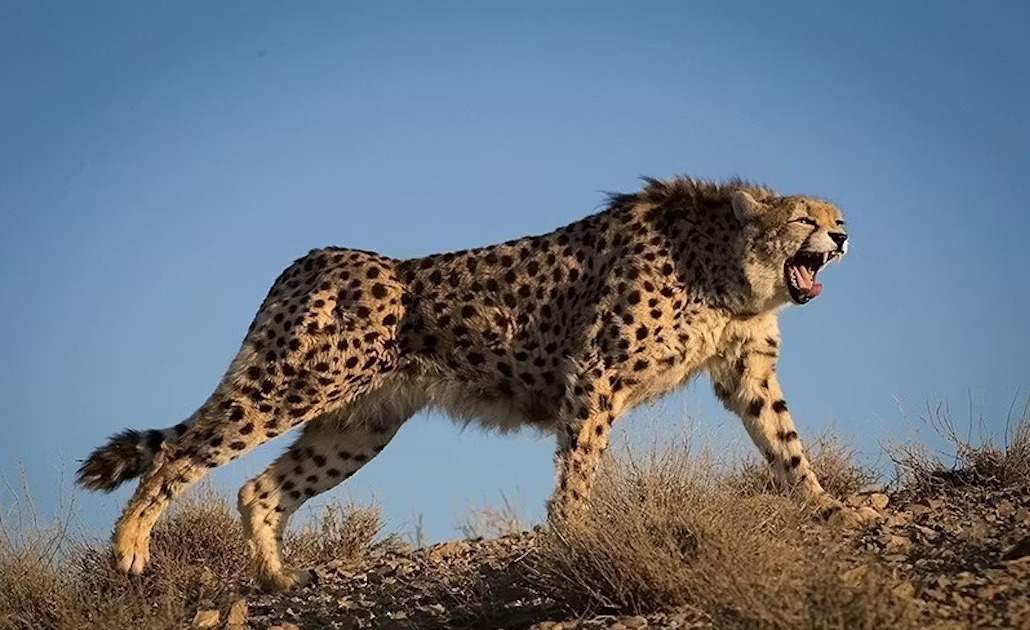
#> input picture hw9/cheetah.jpg, 1030 x 630 px, found by its file name
$ jupyter execute 11_Seminar_Kernel_Filters.ipynb
#> lines starting #> are read from the running program, lines starting #| are printed output that depends on the picture; after the words box and inside, x2 and y2 are one past the last pixel; in counts of white or black regions, pixels touching at a corner belong together
### hw9/convolve_images_11.py
"""
A comprehensive tutorial towards 2D convolution and image filtering
(The first step to understand Convolutional Neural Networks (CNNs)).
"""
import os
import cv2
import numpy as np

IMAGES_PATH = 'images_conv'

def load_image(image_path):
    """
    Load the image using opencv
    :param image_path: <String> Path of input_image
    :return a numpy array of size [image_height, image_width]
    """
    # Create the Image directory to save any plots
    if not os.path.exists(IMAGES_PATH):
        os.makedirs(IMAGES_PATH)
    coloured_image = cv2.imread(image_path)
#> coloured_image is the input picture: shape (630, 1030, 3); mean B, G, R 128.1, 116.4, 106
    grey_image = cv2.cvtColor(coloured_image, cv2.COLOR_BGR2GRAY)
    print('image matrix size: ', grey_image.shape)
#| image matrix size:  (630, 1030)
    print('\n First 5 columns and rows of the image matrix: \n', grey_image[:5, :5])
#|  First 5 columns and rows of the image matrix:
#|  [[101 101 101 101 101]
#|  [101 101 101 101 101]
#|  [101 101 101 101 101]
#|  [101 101 101 101 101]
#|  [101 101 101 101 101]]
    # cv2.imwrite('TopLeft5x5.jpg', grey_image[:5, :5])
    return grey_image


def convolve2d(image, kernel):
    """
    This function which takes an image and a kernel and returns the convolution of them.

    :param image: a numpy array of size [image_height, image_width].
    :param kernel: a numpy array of size [kernel_height, kernel_width].
    :return: a numpy array of size [image_height, image_width] (convolution output).
    """
    # Flip the kernel
    kernel = np.flipud(np.fliplr(kernel))
    # convolution output
    output = np.zeros_like(image)

    # Add zero padding to the input image
    image_padded = np.zeros((image.shape[0] + 2, image.shape[1] + 2))
    image_padded[1:-1, 1:-1] = image
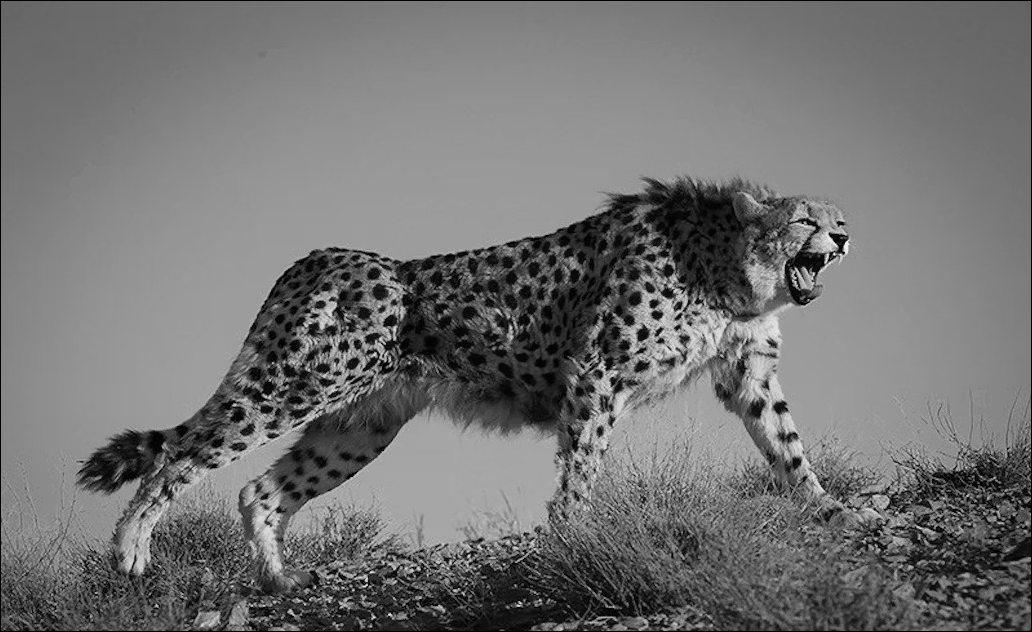
#> image_padded: shape (632, 1032) float64; min 0, max 241, mean 114

    # Loop over every pixel of the image
    for x in range(image.shape[1]):
        for y in range(image.shape[0]):
            # element-wise multiplication of the kernel and the image
            output[y, x] = (kernel * image_padded[y: y+3, x: x+3]).sum()
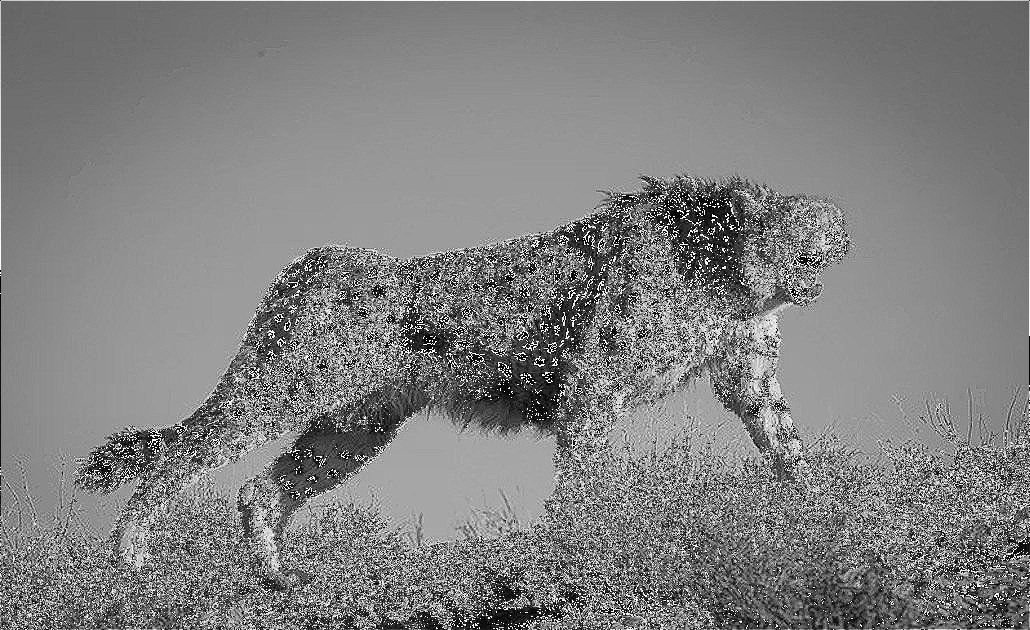
#> output: shape (630, 1030); min 0, max 255, mean 127.6

    return output

### hw9/11_Seminar_Kernel_Filters.ipynb
[cell 1]
from google.colab import drive
drive.mount('/content/drive/')

[cell 2]
import sys
sys.path.append('/content/drive/MyDrive/NLP/CNN')

## Black and White

[cell 3]
from convolve_images_11 import *

[cell 4]
input_image = load_image('/content/drive/MyDrive/NLP/CNN/cheetah.jpg')

# kernel to be used to get sharpened image
KERNEL = np.array([[0, -1, 0], [-1, 5, -1], [0, -1, 0]])
image_sharpen = convolve2d(input_image, kernel=KERNEL)
cv2.imwrite('/content/drive/MyDrive/NLP/CNN/' + IMAGES_PATH + '/sharpened_cheetah.jpg', image_sharpen)
#> Out = True

[cell 5]
image_sharpen

[cell 6]
import matplotlib.pyplot as plt

[cell 7]
def save_and_show(input_image, KERNEL):
    if input_image is None:
        print("Ошибка загрузки изображения!")
    else:
        # Kernel для повышения резкости
        if KERNEL is None:
          KERNEL = np.array([[0, -1, 0], [-1, 5, -1], [0, -1, 0]])
        image_sharpen = convolve2d(input_image, KERNEL)
#> in convolve2d (call 2), `kernel = np.flipud(np.fliplr(kernel))`: kernel = [[-1, -1, -1], [-1, 4, -1], [-1, -1, -1]]
#> after the loop in convolve2d (call 2), `for x in range(image.shape[1]):`:
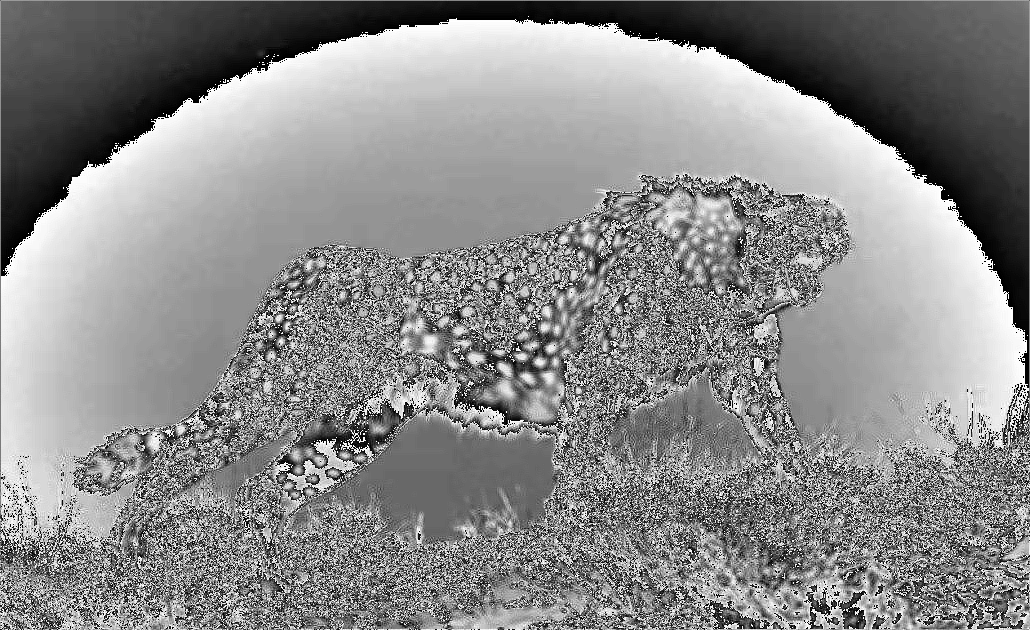
#> output: shape (630, 1030); min 0, max 255, mean 138.1
        image_sharpen = np.clip(image_sharpen, 0, 255).astype(np.uint8)

        # Отображение изображений
        fig, axes = plt.subplots(1, 2, figsize=(12, 6))

        axes[0].imshow(input_image, cmap='gray')
        axes[0].set_title('Original Image')
        axes[0].axis('off')

        axes[1].imshow(image_sharpen, cmap='gray')
        axes[1].set_title('Sharpened Image')
        axes[1].axis('off')

        plt.tight_layout()
        plt.show()

        # Сохранение
        cv2.imwrite('/content/drive/MyDrive/NLP/CNN/images_conv/sharpened_cheetah.jpg', image_sharpen)
        print("Изображение сохранено!")

[cell 8]
save_and_show(input_image, KERNEL = np.array([[-1, -1, -1], [-1, 4, -1], [-1, -1, -1]]))

[cell 9]
import cv2

class BlacknWhite(object):
    """BlacknWhite Filter
        A class that applies BlacknWhite filter to an image.
        The class uses downsampling, bilateral filter and upsampling to create
        a BlacknWhite filter.
    """
    def __init__(self):
        pass
    def resize(self,image, window_height = 500):
#> called with window_height = 500
        aspect_ratio = float(image.shape[1])/float(image.shape[0])
#> aspect_ratio = 1.63
        window_width = window_height/aspect_ratio
#> window_width = 305.8
        image = cv2.resize(image, (int(window_height),int(window_width)))
        return image

    def render(self, img_rgb):
        img_rgb = cv2.imread(img_rgb)
        img_rgb = self.resize(img_rgb,500)
        numDownSamples = 2       # number of downscaling steps
        numBilateralFilters = 50  # number of bilateral filtering steps
        # -- STEP 1 --
        # downsample image using Gaussian pyramid
        img_color = img_rgb
        for _ in range(numDownSamples):
            img_color = cv2.pyrDown(img_color)
        #cv2.imshow("downcolor",img_color)
        #cv2.waitKey(0)
        # repeatedly apply small bilateral filter instead of applying
        # one large filter
        for _ in range(numBilateralFilters):
            img_color = cv2.bilateralFilter(img_color, 9, 9, 7)
        #cv2.imshow("bilateral filter",img_color)
        #cv2.waitKey(0)
        # upsample image to original size
        for _ in range(numDownSamples):
            img_color = cv2.pyrUp(img_color)
#> this loop made 2 passes
#> pass 1, in render, `img_color = cv2.pyrUp(img_color)`:
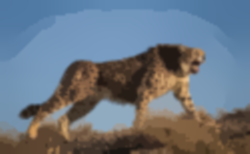
#> img_color: shape (154, 250, 3); mean of channels 0, 1, 2 127.8, 116.2, 105.8; drawn as B, G, R
        #cv2.imshow("upscaling",img_color)
        #cv2.waitKey(0)
        # -- STEPS 2 and 3 --
        # convert to grayscale and apply median blur
        img_gray = cv2.cvtColor(img_rgb, cv2.COLOR_RGB2GRAY)
#> img_gray: shape (305, 500)
        return img_gray
    def start(self, img_path, image, new_image):
        tmp_canvas =BlacknWhite() #make a temporary object
        file_name = img_path #File_name will come here
        res = tmp_canvas.render(image)
        cv2.imwrite(f"{new_image}", res)
        # [4 lines of commented-out code are left out]
        return 0

[cell 10]
from google.colab.patches import cv2_imshow

[cell 11]
img_rgb = cv2.imread('/content/drive/MyDrive/NLP/CNN/cheetah.jpg')
img_gray = cv2.cvtColor(img_rgb, cv2.COLOR_RGB2GRAY)
cv2_imshow(img_gray)

[cell 12]
filter_img = BlacknWhite()

[cell 13]
import os
img_path = '/content/drive/MyDrive/NLP/CNN/cheetah.jpg' #os.getcwd()

[cell 14]
img_path

[cell 15]
filter_img.start(img_path = img_path, image = '/content/drive/MyDrive/NLP/CNN/cheetah.jpg' , new_image = '/content/drive/MyDrive/NLP/CNN/images_conv/cheetah_bw.jpg')

[cell 16]
img_rgb[0][0].shape
#> Out = (3,)

[cell 17]
img_rgb = cv2.imread('/content/drive/MyDrive/NLP/CNN/cheetah.jpg')
#img_rgb[0].shape
#img_rgb = img_rgb.resize(img_rgb,500)
img_gray = cv2.cvtColor(img_rgb, cv2.COLOR_RGB2GRAY)

[cell 18]
cv2_imshow(img_gray)

## SHARPENING

[cell 19]
import cv2
import numpy as np

class sharpening:
    """sharpening filter ---
        This class will apply sharpening filter to an image
        by applying a defined kernel values to the image.
    """
    def __init__(self):
        pass

    def resize(self,image,window_height = 500):
#> called with window_height = 500
        aspect_ratio = float(image.shape[1])/float(image.shape[0])
#> aspect_ratio = 1.63
        window_width = window_height/aspect_ratio
#> window_width = 305.8
        image = cv2.resize(image, (int(window_height),int(window_width)))
        return image

    def sharp(self,image):
        # Use a standard sharpening kernel
        kernel = np.array([[0, -1, 0], [-1, 5, -1], [0, -1, 0]])
        # The commented out kernels or overwritten ones were either for edge detection or non-standard sharpening.

        # applying the sharpening kernel to the input image & displaying it.
        sharpened = cv2.filter2D(image, -1, kernel)
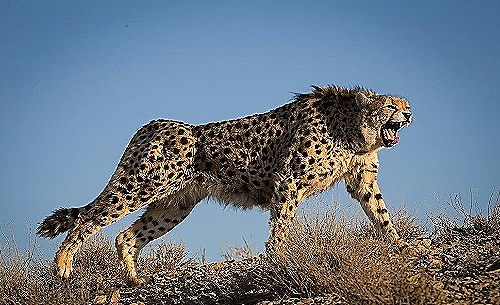
#> sharpened: shape (305, 500, 3); mean of channels 0, 1, 2 134.4, 120.9, 107.6; drawn as B, G, R
        # Noise reduction
        sharpened = cv2.bilateralFilter(sharpened, 9, 75, 75)
        return sharpened

    def start(self, img_path, new_image):
        # Create an image object
        image = cv2.imread(img_path)
        image = self.resize(image, 500)
        # No need to create a new instance if 'start' is called on an existing object
        res = self.sharp(image)
        cv2.imwrite(new_image, res)
        # cv2.imshow('original',image) # cv2.imshow is usually problematic in Colab
        # cv2.imshow('sharp',res)

        print(f'Image saved as {new_image}')
        # cv2.waitKey(0)
        # cv2.destroyAllWindows()

[cell 20]
filter_sharp = sharpening()

[cell 21]
filter_sharp.start(img_path = '/content/drive/MyDrive/NLP/CNN/cheetah.jpg', new_image = '/content/drive/MyDrive/NLP/CNN/images_conv/cheetah_sharp.jpg')

## CARTOONIZER

[cell 22]
class Cartoonizer(object):
    """Cartoonizer effect
        A class that applies a cartoon effect to an image.
        The class uses a bilateral filter and adaptive thresholding to create
        a cartoon effect.
    """
    def __init__(self):
        pass

    def resize(self,image,window_height = 500):
#> called with window_height = 500
        aspect_ratio = float(image.shape[1])/float(image.shape[0])
#> aspect_ratio = 1.63
        window_width = window_height/aspect_ratio
#> window_width = 305.8
        image = cv2.resize(image, (int(window_height),int(window_width)))
        return image
    def render(self, img_rgb):
        img_rgb = cv2.imread(img_rgb)
        img_rgb = self.resize(img_rgb, 500)
        numDownSamples = 2       # number of downscaling steps
        numBilateralFilters = 50  # number of bilateral filtering steps
        # -- STEP 1 --
        # downsample image using Gaussian pyramid
        img_color = img_rgb
        for _ in range(numDownSamples):
            img_color = cv2.pyrDown(img_color)
        #cv2.imshow("downcolor",img_color)
        #cv2.waitKey(0)
        # repeatedly apply small bilateral filter instead of applying
        # one large filter
        for _ in range(numBilateralFilters):
            img_color = cv2.bilateralFilter(img_color, 9, 9, 7)
        #cv2.imshow("bilateral filter",img_color)
        #cv2.waitKey(0)
        # upsample image to original size
        for _ in range(numDownSamples):
            img_color = cv2.pyrUp(img_color)
        #cv2.imshow("upscaling",img_color)
        #cv2.waitKey(0)
        # -- STEPS 2 and 3 --
        # convert to grayscale and apply median blur
        img_gray = cv2.cvtColor(img_rgb, cv2.COLOR_RGB2GRAY)
        img_blur = cv2.medianBlur(img_gray, 3)
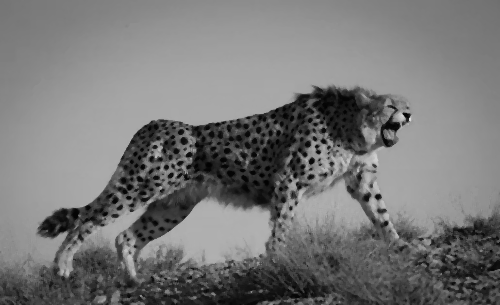
#> img_blur: shape (305, 500); min 1, max 217, mean 118.7
        #cv2.imshow("grayscale+median blur",img_color)
        #cv2.waitKey(0)
        # -- STEP 4 --
        # detect and enhance edges
        img_edge = cv2.adaptiveThreshold(img_blur, 255,
                                         cv2.ADAPTIVE_THRESH_MEAN_C,
                                         cv2.THRESH_BINARY,9, 2)
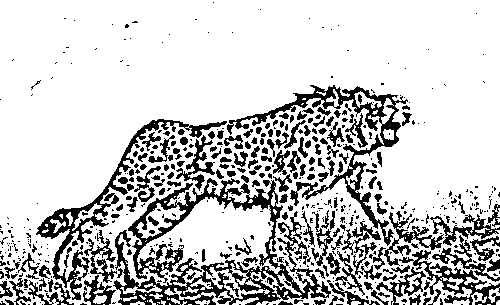
#> img_edge: shape (305, 500); 79.1% white; 557 black regions (375 under 20 px), largest, box (x1, y1, x2, y2) and area: (113, 178, 331, 305) 7869, (227, 85, 408, 246) 3534, (36, 119, 227, 300) 2967
        #cv2.imshow("edge",img_edge)
        #cv2.waitKey(0)
        # -- STEP 5 --
        # convert back to color so that it can be bit-ANDed with color image
        (x,y,z) = img_color.shape
#> x = 308; y = 500; z = 3
        img_edge = cv2.resize(img_edge,(y,x))
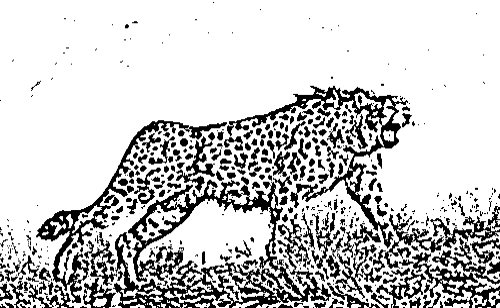
#> img_edge: shape (308, 500); min 0, max 255, mean 201.6
        img_edge = cv2.cvtColor(img_edge, cv2.COLOR_GRAY2RGB)
#> img_edge: shape (308, 500, 3)
        # [5 lines of commented-out code are left out]
        return cv2.bitwise_and(img_color, img_edge)
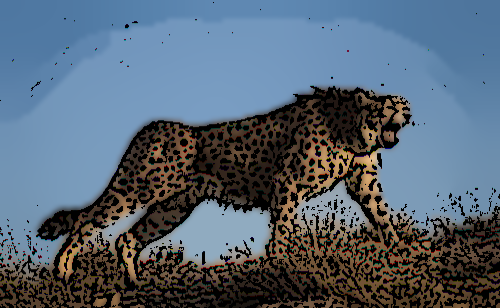
#> returned value: shape (308, 500, 3); mean of channels 0, 1, 2 114.4, 99.7, 85.4; drawn as B, G, R
    def start(self, img_path, image, new_image):
        # make a temporary object
        # tmp_canvas = Cartoonizer() # Removed redundant instance creation
        # file_name = img_path # Removed unused variable
        res = self.render(image)
        cv2.imwrite(new_image, res)
        # cv2.imshow("Cartoon version", res)
        # cv2.waitKey(0)
        # cv2.destroyAllWindows()
        print(f"Image saved as '{new_image}'")

[cell 23]
cartoon_filter = Cartoonizer()

[cell 24]
cartoon_filter.start(img_path = img_path, image = '/content/drive/MyDrive/NLP/CNN/cheetah.jpg', new_image = '/content/drive/MyDrive/NLP/CNN/images_conv/cheetah_cartoon.jpg' )

## Negative filtering

[cell 25]
# find max GSV
def findMax(k):
    mx = 0
    for i in k:
        if i>mx:
            mx = i
    return mx

class Negative(object):

    def __init__(self):
        pass
    def resize(self,image,window_height = 500):
#> called with window_height = 500
        aspect_ratio = float(image.shape[1])/float(image.shape[0])
#> aspect_ratio = 1.63
        window_width = window_height/aspect_ratio
#> window_width = 305.8
        image = cv2.resize(image, (int(window_height),int(window_width)))
#> image: shape (305, 500)
        return image

    def render(self, img_rgb):
        img_gray = cv2.imread(img_rgb, 0)
        img_gray = self.resize(img_gray, 500)
        #get all image values
        k = []
        for i in range(img_gray.shape[0]):
            for j in range(img_gray.shape[1]):
                k.append(img_gray[i,j])
#> after the loop, k = 152500 items
        L = findMax(k) #max GSV
#> the loop in findMax, `for i in k:` made 152500 passes
#> i on passes 1 to 12: 101, 101, 101, 101, 102, 102, 102, 102, 102, 102, 103, 104
#> after the loop in findMax, `for i in k:`: mx = 239
#> L = 239
        dst = img_gray.copy() # Use .copy() for a deep copy
        #update dst
        for i in range(img_gray.shape[0]):
          for j in range(img_gray.shape[1]):
            dst[i,j] = L - dst[i,j]
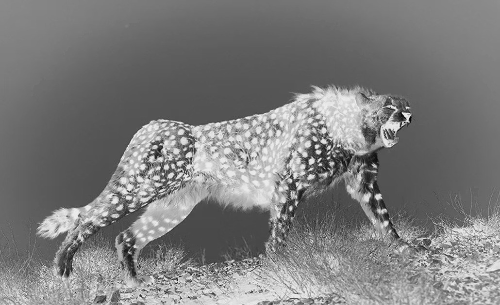
#> dst: shape (305, 500); min 0, max 239, mean 124.5
        return dst
    def start(self, img_path, image, new_image):
        # Removed redundant tmp_canvas creation and unused file_name
        res = self.render(image)
        cv2.imwrite(new_image, res)
        # cv2.imshow("Negative Version", res) # cv2.imshow is usually problematic in Colab
        # cv2.waitKey(0)
        # cv2.destroyAllWindows()
        print(f"Image saved as {new_image}") # Fixed f-string formatting

[cell 26]
negative_filter = Negative()

[cell 27]
negative_filter.start(img_path, image = '/content/drive/MyDrive/NLP/CNN/cheetah.jpg', new_image = '/content/drive/MyDrive/NLP/CNN/images_conv/cheetah_negative.jpg' )

## OLD FILTER

[cell 28]
import numpy as np
import argparse
import random
import os, sys
import cv2

class old_filter(object):
    """old_filter effect
        A class that applies a random old filter effect to an image
        using a set of pre-designed filters and applying Arithmetic
        Operations on Image to add the filter effect on it.
    """

    def __init__(self):
        pass

    #function to resize
    #according to the aspect ratio of the image
    def resize(self,image,window_height = 500):
#> called with window_height = 500
        aspect_ratio = float(image.shape[1])/float(image.shape[0])
#> aspect_ratio = 1.63
        window_width = window_height/aspect_ratio
#> window_width = 305.8
        image = cv2.resize(image, (int(window_height),int(window_width)))
        return image
    #function that renders the image
    def render(self, img_path_original):
        img = cv2.imread(img_path_original, 0)
        img = self.resize(img, 500)

        filtern = []
        filters = list(range(1,7))
        for l in filters:
            filtern.append(str(l) +'n')
        filters.extend(filtern)

        selectedfilter = str(random.choice(filters))

        # Construct the path to the actual filter image
        # Assuming 'oldfilters' directory is next to 'convolve_images_11.py'
        # in '/content/drive/MyDrive/NLP/CNN'
        base_filter_dir = '/content/drive/MyDrive/NLP/CNN/oldfilters/'
        filter_file_name = 'old' + selectedfilter + '.jpg'
        filter_path = os.path.join(base_filter_dir, filter_file_name)

        # Check if the filter file exists
        if not os.path.exists(filter_path):
            print(f"Warning: Filter image not found at {filter_path}. Returning original grayscale image.")
            return img # Return original grayscale or handle appropriately

        old_filter_image = cv2.imread(filter_path, 0)
        if old_filter_image is None:
            print(f"Warning: Could not load filter image from {filter_path}. Returning original grayscale image.")
            return img # Fallback if image load fails

        old_filter_image = cv2.resize(old_filter_image, (img.shape[1], img.shape[0]))

        if selectedfilter.endswith('n'):
            #selected file is an normal filter and Arithmetic addition
            #needs to be applied on it

            #cv2.imshow('filter',old_filter_image)
            #cv2.imshow('image',img)

            #Arithmetic add
            add = cv2.add(img, old_filter_image)
            return add

        else:
            #selected file is an inverted filter and Weighted addition
            #needs to be applied on it

            #cv2.imshow('filter',old_filter_image)
            #cv2.imshow('image',img)

            #Weightedadd
            add = cv2.addWeighted(img, 0.7, old_filter_image, 0.3, 0)
            return add

    def start(self, image_path, new_image):
        # Use self.render instead of creating a new object
        res = self.render(image_path)
        cv2.imwrite(new_image, res)
        # cv2.imshow("old version", res) # cv2.imshow is usually problematic in Colab
        # cv2.waitKey(0)
        # cv2.destroyAllWindows()
        print(f"Image saved as {new_image}")
